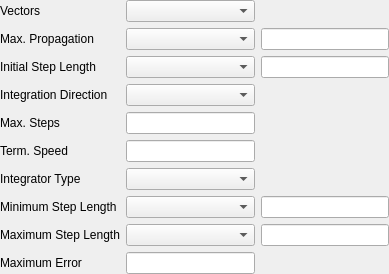
<ui version="4.0" >
 <author></author>
 <comment></comment>
 <exportmacro></exportmacro>
 <class>pqStreamTracerControls</class>
 <widget class="QWidget" name="pqStreamTracerControls" >
  <property name="geometry" >
   <rect>
    <x>0</x>
    <y>0</y>
    <width>389</width>
    <height>238</height>
   </rect>
  </property>
  <property name="windowTitle" >
   <string>Form</string>
  </property>
  <layout class="QVBoxLayout" >
   <property name="margin" >
    <number>0</number>
   </property>
   <property name="spacing" >
    <number>5</number>
   </property>
   <item>
    <layout class="QGridLayout" >
     <property name="margin" >
      <number>0</number>
     </property>
     <property name="spacing" >
      <number>6</number>
     </property>
     <item row="2" column="0" >
      <widget class="QLabel" name="label_2" >
       <property name="text" >
        <string>Initial Step Length</string>
       </property>
      </widget>
     </item>
     <item row="2" column="2" >
      <widget class="QLineEdit" name="InitialIntegrationStep" />
     </item>
     <item row="3" column="0" >
      <widget class="QLabel" name="label_3" >
       <property name="text" >
        <string>Integration Direction</string>
       </property>
      </widget>
     </item>
     <item row="2" column="1" >
      <widget class="QComboBox" name="InitialIntegrationStepUnit" />
     </item>
     <item row="4" column="1" >
      <widget class="QLineEdit" name="MaximumNumberOfSteps" />
     </item>
     <item row="0" column="0" >
      <widget class="QLabel" name="label_7" >
       <property name="text" >
        <string>Vectors</string>
       </property>
      </widget>
     </item>
     <item row="7" column="0" >
      <widget class="QLabel" name="label_9" >
       <property name="text" >
        <string>Minimum Step Length</string>
       </property>
      </widget>
     </item>
     <item row="1" column="1" >
      <widget class="QComboBox" name="MaximumPropagationUnit" />
     </item>
     <item row="4" column="0" >
      <widget class="QLabel" name="label_4" >
       <property name="text" >
        <string>Max. Steps</string>
       </property>
      </widget>
     </item>
     <item row="5" column="1" >
      <widget class="QLineEdit" name="TerminalSpeed" />
     </item>
     <item row="6" column="0" >
      <widget class="QLabel" name="label_6" >
       <property name="text" >
        <string>Integrator Type</string>
       </property>
      </widget>
     </item>
     <item row="6" column="1" >
      <widget class="QComboBox" name="IntegratorType" />
     </item>
     <item row="1" column="2" >
      <widget class="QLineEdit" name="MaximumPropagation" />
     </item>
     <item row="1" column="0" >
      <widget class="QLabel" name="label" >
       <property name="text" >
        <string>Max. Propagation</string>
       </property>
      </widget>
     </item>
     <item row="5" column="0" >
      <widget class="QLabel" name="label_5" >
       <property name="text" >
        <string>Term. Speed</string>
       </property>
      </widget>
     </item>
     <item row="0" column="1" >
      <widget class="QComboBox" name="SelectInputVectors" />
     </item>
     <item row="3" column="1" >
      <widget class="QComboBox" name="IntegrationDirection" />
     </item>
     <item row="9" column="0" >
      <widget class="QLabel" name="label_8" >
       <property name="text" >
        <string>Maximum Error</string>
       </property>
      </widget>
     </item>
     <item row="9" column="1" >
      <widget class="QLineEdit" name="MaximumError" />
     </item>
     <item row="8" column="0" >
      <widget class="QLabel" name="label_10" >
       <property name="text" >
        <string>Maximum Step Length</string>
       </property>
      </widget>
     </item>
     <item row="7" column="1" >
      <widget class="QComboBox" name="MinimumIntegrationStepUnit" />
     </item>
     <item row="7" column="2" >
      <widget class="QLineEdit" name="MinimumIntegrationStep" />
     </item>
     <item row="8" column="1" >
      <widget class="QComboBox" name="MaximumIntegrationStepUnit" />
     </item>
     <item row="8" column="2" >
      <widget class="QLineEdit" name="MaximumIntegrationStep" />
     </item>
    </layout>
   </item>
  </layout>
 </widget>
 <pixmapfunction></pixmapfunction>
 <tabstops>
  <tabstop>SelectInputVectors</tabstop>
  <tabstop>MaximumPropagationUnit</tabstop>
  <tabstop>MaximumPropagation</tabstop>
  <tabstop>InitialIntegrationStepUnit</tabstop>
  <tabstop>InitialIntegrationStep</tabstop>
  <tabstop>IntegrationDirection</tabstop>
  <tabstop>MaximumNumberOfSteps</tabstop>
  <tabstop>TerminalSpeed</tabstop>
  <tabstop>IntegratorType</tabstop>
 </tabstops>
 <resources/>
 <connections/>
</ui>
